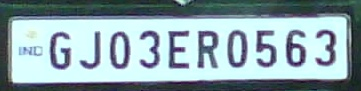
#> input picture just_plate.jpg, 361 x 91 px
$ python finetuning.py
#> lines starting #> are read from the running program, lines starting #| are printed output that depends on the picture; after the words box and inside, x2 and y2 are one past the last pixel; in counts of white or black regions, pixels touching at a corner belong together
import cv2
import numpy as np
import matplotlib.pyplot as plt
# Set image path
# path = "D://opencvImages//"
# fileName = "rhWM3.png"

# Read Input image
inputImage = cv2.imread('just_plate.jpg')
#> inputImage is the input picture: shape (91, 361, 3); mean B, G, R 171.6, 165.2, 142

# Deep copy for results:
inputImageCopy = inputImage.copy()

# Convert BGR to grayscale:
grayscaleImage = cv2.cvtColor(inputImage, cv2.COLOR_BGR2GRAY)
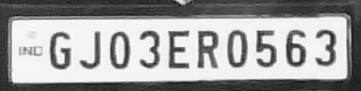
#> grayscaleImage: shape (91, 361); min 15, max 252, mean 159

# Threshold via Otsu:
threshValue, binaryImage = cv2.threshold(grayscaleImage, 0, 255, cv2.THRESH_BINARY_INV+cv2.THRESH_OTSU)
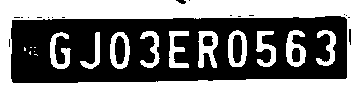
#> binaryImage: shape (91, 361); 47% white; 17 white regions (6 under 20 px), largest, box (x1, y1, x2, y2) and area: (0, 0, 361, 91) 11799, (198, 31, 218, 68) 446, (286, 30, 306, 67) 414
#> threshValue = 154
cv2.floodFill(binaryImage, None, (0, 0), 0)
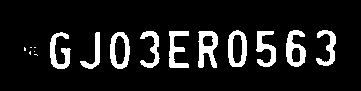
#> binaryImage: shape (91, 361); 11.1% white; 16 white regions (6 under 20 px)
contours, hierarchy = cv2.findContours(binaryImage, cv2.RETR_EXTERNAL, cv2.CHAIN_APPROX_SIMPLE)
#> contours = 16 contours, 6 with area under 20; largest, box (x1, y1, x2, y2) and area: (110, 32, 130, 69) 574, (228, 30, 247, 67) 564, (198, 31, 218, 68) 472, (286, 30, 306, 67) 461, (50, 32, 71, 69) 306
for _, c in enumerate(contours):

    # Get the bounding rectangle of the current contour:
    boundRect = cv2.boundingRect(c)

    # Get the bounding rectangle data:
    rectX = boundRect[0]
    rectY = boundRect[1]
    rectWidth = boundRect[2]
    rectHeight = boundRect[3]

    # Estimate the bounding rect area:
    rectArea = rectWidth * rectHeight

    # Set a min area threshold
    minArea = 10

    # Filter blobs by area:
    if rectArea > minArea:

        # Draw bounding box:
        color = (0, 255, 0)
        cv2.rectangle(inputImageCopy, (int(rectX), int(rectY)),
                      (int(rectX + rectWidth), int(rectY + rectHeight)), color, 2)
        plt.imshow( inputImageCopy)
        plt.title('Bounding Boxes')
        plt.show()
        # Crop bounding box:
        currentCrop = inputImage[rectY:rectY+rectHeight,rectX:rectX+rectWidth]
        plt.imshow(currentCrop)
        plt.title("Current Crop")
        plt.show()
#> this loop made 16 passes
#> (rectX, rectY, rectWidth, rectHeight, rectArea) on passes 7 to 16: (110, 32, 20, 37, 740), (80, 32, 20, 37, 740), (50, 32, 21, 37, 777), (256, 31, 20, 36, 720), (198, 31, 20, 37, 740), (169, 31, 20, 37, 740), (140, 31, 20, 37, 740), (316, 30, 20, 36, 720), (286, 30, 20, 37, 740), (228, 30, 19, 37, 703)
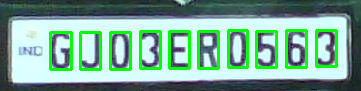
#> inputImageCopy: shape (91, 361, 3); 10.25% of pixels changed, all inside (x1, y1, x2, y2) = (49, 29, 338, 71)
